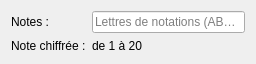
<?xml version="1.0" encoding="UTF-8"?>
<ui version="4.0">
 <class>MainWindow</class>
 <widget class="QMainWindow" name="MainWindow">
  <property name="geometry">
   <rect>
    <x>0</x>
    <y>0</y>
    <width>256</width>
    <height>64</height>
   </rect>
  </property>
  <property name="windowTitle">
   <string>Notations</string>
  </property>
  <widget class="QWidget" name="centralWidget">
   <layout class="QGridLayout" name="gridLayout">
    <item row="0" column="1">
     <widget class="QLineEdit" name="lineEdit">
      <property name="placeholderText">
       <string>Lettres de notations (ABCD)</string>
      </property>
     </widget>
    </item>
    <item row="0" column="0">
     <widget class="QLabel" name="label">
      <property name="text">
       <string>Notes :</string>
      </property>
     </widget>
    </item>
    <item row="1" column="0">
     <widget class="QLabel" name="label_2">
      <property name="text">
       <string>Note chiffrée :</string>
      </property>
     </widget>
    </item>
    <item row="1" column="1">
     <widget class="QLabel" name="grade">
      <property name="text">
       <string>de 1 à 20</string>
      </property>
      <property name="textFormat">
       <enum>Qt::PlainText</enum>
      </property>
     </widget>
    </item>
   </layout>
  </widget>
 </widget>
 <layoutdefault spacing="6" margin="11"/>
 <resources/>
 <connections/>
</ui>
